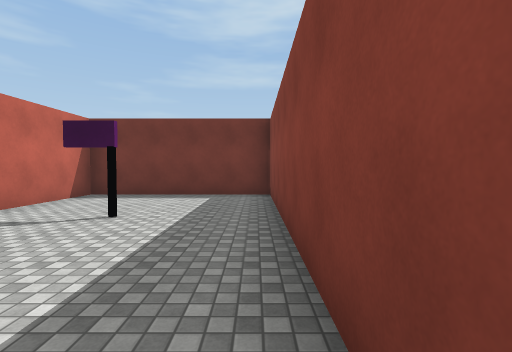
view 1 (above)

20 first-person views from a walk through a 3-D level made in the Unity game engine. The camera is 1.5 m above the floor, tilts 2° down and sees 85° across. The floor is counted in squares, 2 m on a side. Each view is taken from the middle of a square. On the plan, view 1 faces up. The plan holds only what a view shows up to about 10 squares ahead; the rest is blank. The place goes on beyond the plan. The player is left out. Surface patterns are stand-ins for the level's own textures.

view 2
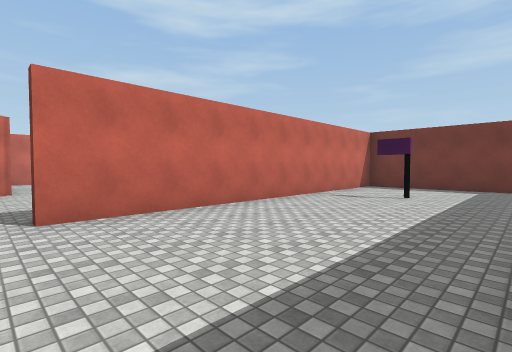

view 3
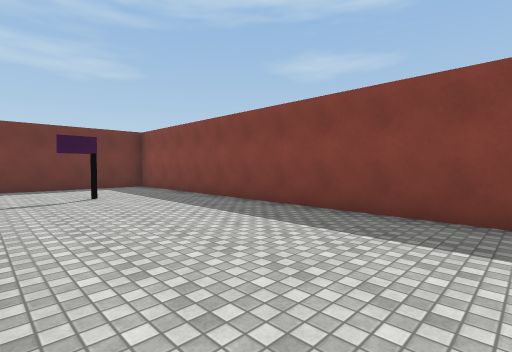

view 4
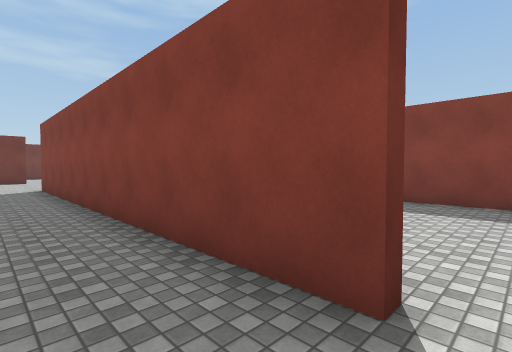

view 5
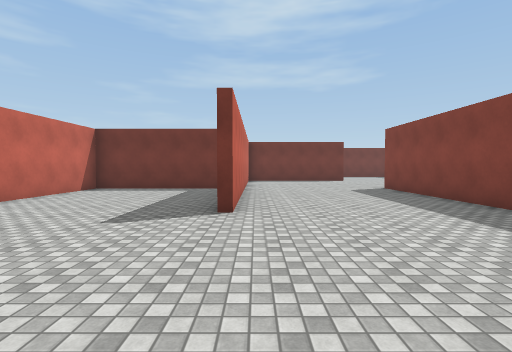

view 6
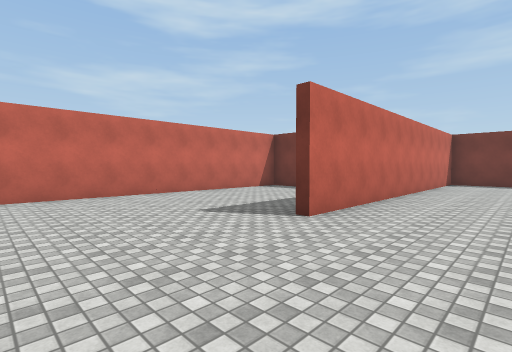

view 7
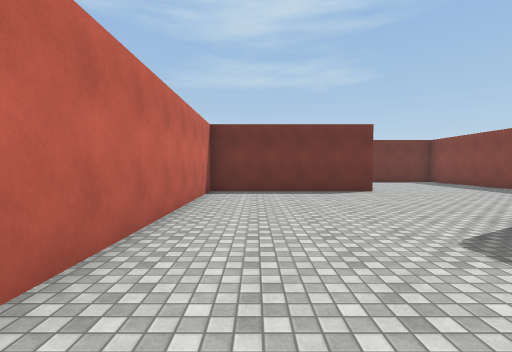

view 8
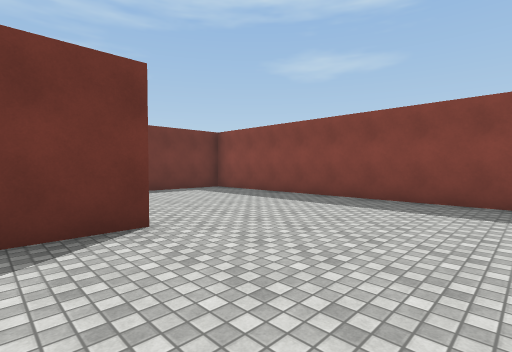

view 9
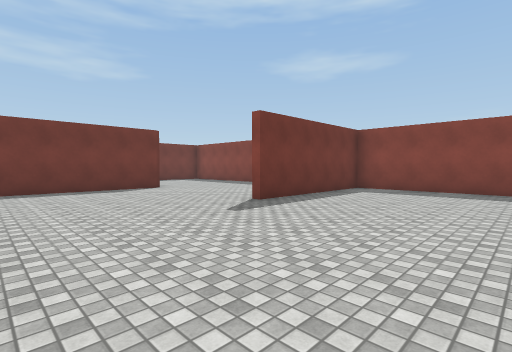

view 10
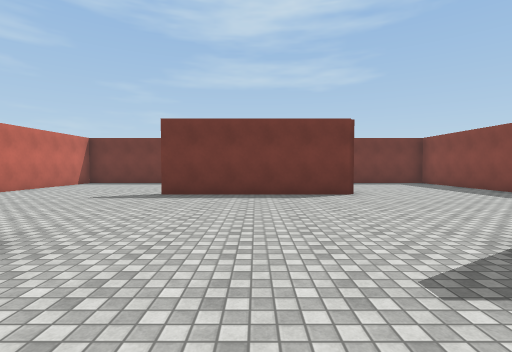

view 11
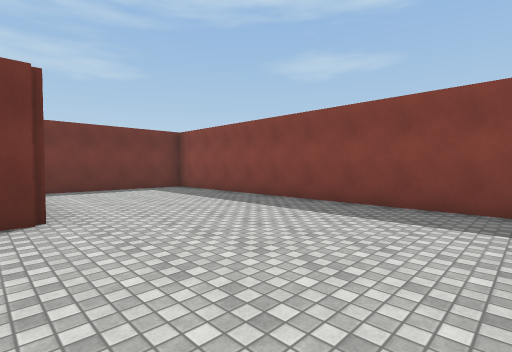

view 12
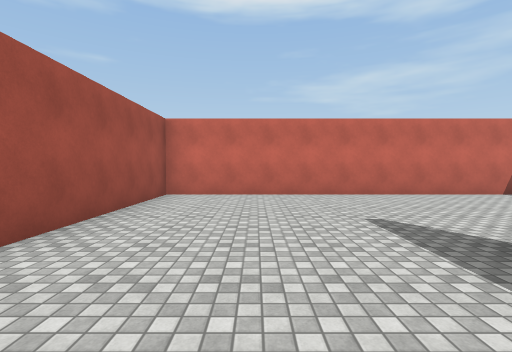

view 13
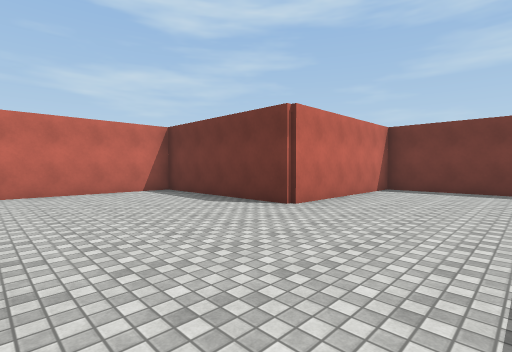

view 14
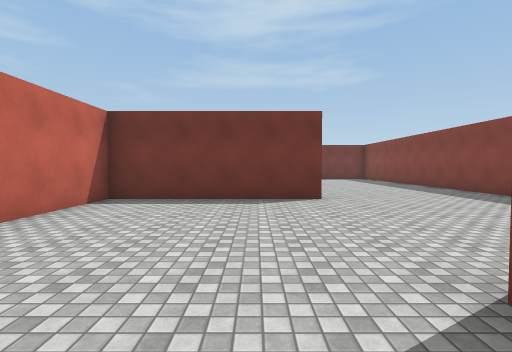

view 15
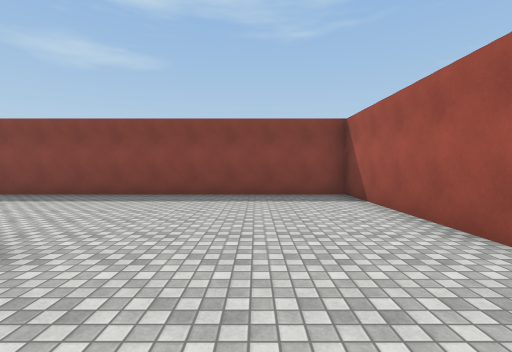

view 16
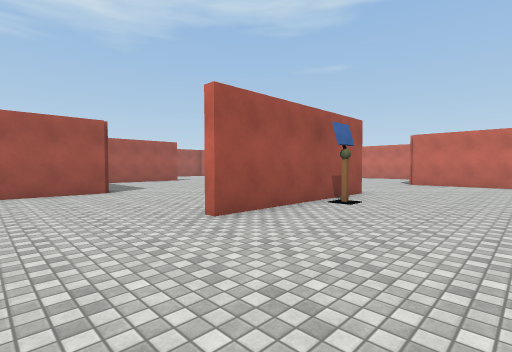

view 17
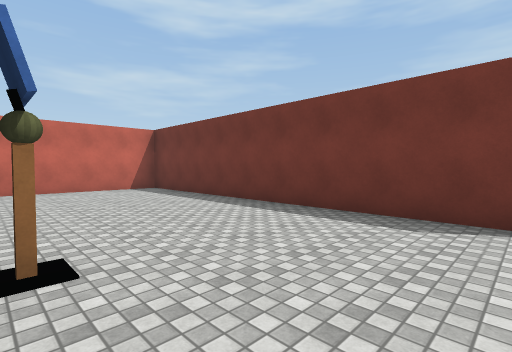

view 18
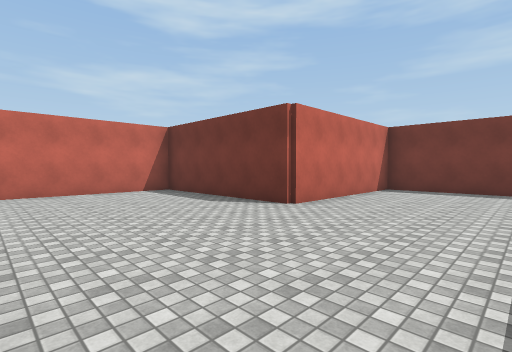

view 19
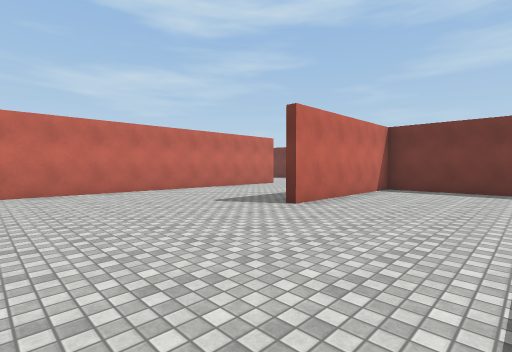

view 20
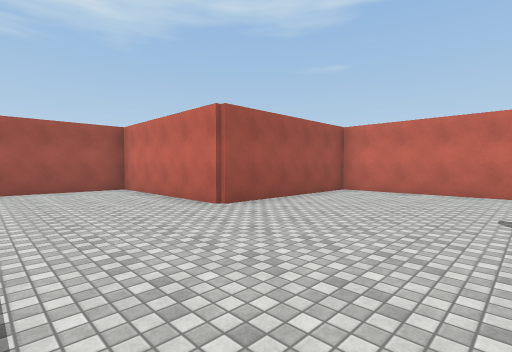

### Floor plan
Points are (right, up) in squares from view 1. A wall is a line through its corners. A room is listed if a view was taken in it or the views show most of it. See-through windows are left out.
Room 1 (views 1, 2, 3)
walls: (0.4, -2.9) (0.4, 7.4) (-4.4, 7.4) (-4.4, -2.5)
ways out: opening at (-5, -3) to room 2
objects: black cylinder (-2, 4)
Room 2 (views 4, 5, 6, 7, 8, 9, 10, 11, 12, 13, 14, 15, 16, 17, 18, 19, 20)
walls: (-4.2, 22.4) (-9.5, 22.4); (-4.8, 27.6) (0.4, 27.6) (0.4, 36.9); (-4.5, 12.4) (-9.4, 12.4) (-9.4, 2.5); (-9.5, 32.6) (-4.5, 32.6); (0.4, 18.1) (0.4, 26.8); (-0.2, 27.4) (-3.8, 27.4); (-4.5, 32.4) (-9.4, 32.4) (-9.4, 27.4) (-14.4, 27.4) (-14.4, 17.6) (-9.5, 17.6); (-10.2, 7.4) (-14.4, 7.4) (-14.4, -0.8); (-24.4, 28.9) (-24.4, 22.6) (-19.4, 22.6) (-19.4, 17.6) (-16.4, 17.6); (0.4, 9.2) (0.4, 17.4) (-4.5, 17.4); (-5.1, 37.4) (-14.4, 37.4) (-14.4, 32.4) (-19.4, 32.4) (-19.4, 27.5); (-4.6, -2.6) (-4.6, 7.5)
ways out: opening at (-5, -3) to room 1
objects: monitor (-7, 33)

Where each view was taken, in squares from view 1:
view 1: 0 up, 0 right, facing up
view 2: 3 down, 0 right, facing up-left
view 3: 3 down, 4 left, facing up-right
view 4: 3 down, 6 left, facing up-right
view 5: 2 down, 9 left, facing up
view 6: 1 down, 7 left, facing up-left
view 7: 4 up, 8 left, facing up
view 8: 9 up, 6 left, facing up-right
view 9: 13 up, 9 left, facing up-right
view 10: 15 up, 7 left, facing up
view 11: 18 up, 5 left, facing up-right
view 12: 20 up, 7 left, facing left
view 13: 23 up, 6 left, facing up-left
view 14: 26 up, 6 left, facing up
view 15: 30 up, 7 left, facing right
view 16: 36 up, 2 left, facing down-left
view 17: 33 up, 5 left, facing up-left
view 18: 28 up, 11 left, facing up-left
view 19: 23 up, 16 left, facing up-left
view 20: 27 up, 16 left, facing down-left
